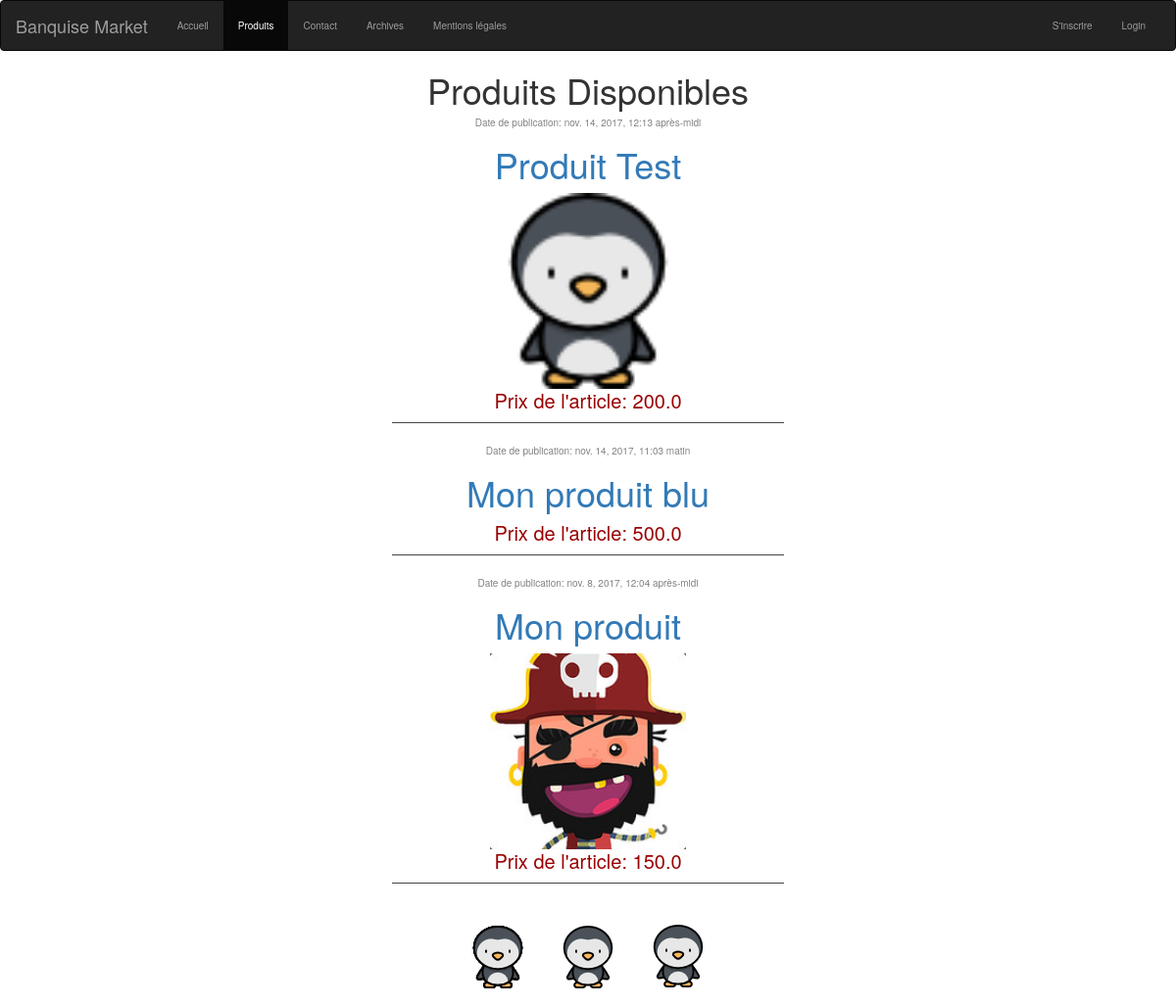
Page /produits/ on the committed database.
### produit/models.py (models this page shows, shortened)
class Produit(models.Model):
    nom = models.CharField(max_length=30)
    prix = models.FloatField()
    descriptif = models.TextField()
    qte = models.PositiveIntegerField()
    image = models.ImageField(blank=True, null=True)
    published_date = models.DateTimeField(blank=True, null=True)

### produit/views.py (the view)
# urls.py: url(r'^produits/$', views.produit_list, name='produit_list'),
def produit_list(request):
    produits = Produit.objects.filter(published_date__lte=timezone.now()).order_by('published_date')
    return render(request, 'produit/produit_list.html', {'produits': produits, 'nbar': 'produits'})

### produit/templates/produit/produit_list.html (shortened to what this page needs)
{% extends 'base.html' %}
{% block content %}
    <h1>Produits Disponibles</h1>
    {% for produit in produits reversed %}
        <div id="produit">
            <div class="date">
                <p>Date de publication: {{ produit.published_date }}</p>
            </div>
            <h1><a href="{% url 'produit_detail' pk=produit.pk %}">{{ produit.nom }}</a></h1>
            {% if produit.image %}
                <img src="{{ produit.image.url }}" height="200" width="200"/>
            {% endif %}
            <div class="prix">
                <p> Prix de l'article: {{ produit.prix }}</p>
            </div>
        </div>
    {% endfor %}
{% endblock %}

### banquiseMarket/static/test.css (style rules this page uses)
body { font: 300 100% 'Helvetica Neue', Helvetica, Arial; text-align: center; }
h1 { text-align: center; margin-left: auto; margin-right: auto; }
#produit { text-align: center; margin-left: auto; margin-right: auto; }
.date { color: #828282; line-height: 60% }
.prix { font-size: 20px; color: #990000; line-height: 120% }

### rows in the picture
Produit: published_date "nov. 14, 2017, 12:13 après-midi", nom "Produit Test", image (picture), prix "200.0"
Produit: published_date "nov. 14, 2017, 11:03 matin", nom "Mon produit blu", prix "500.0"
Produit: published_date "nov. 8, 2017, 12:04 après-midi", nom "Mon produit", image (picture), prix "150.0"
